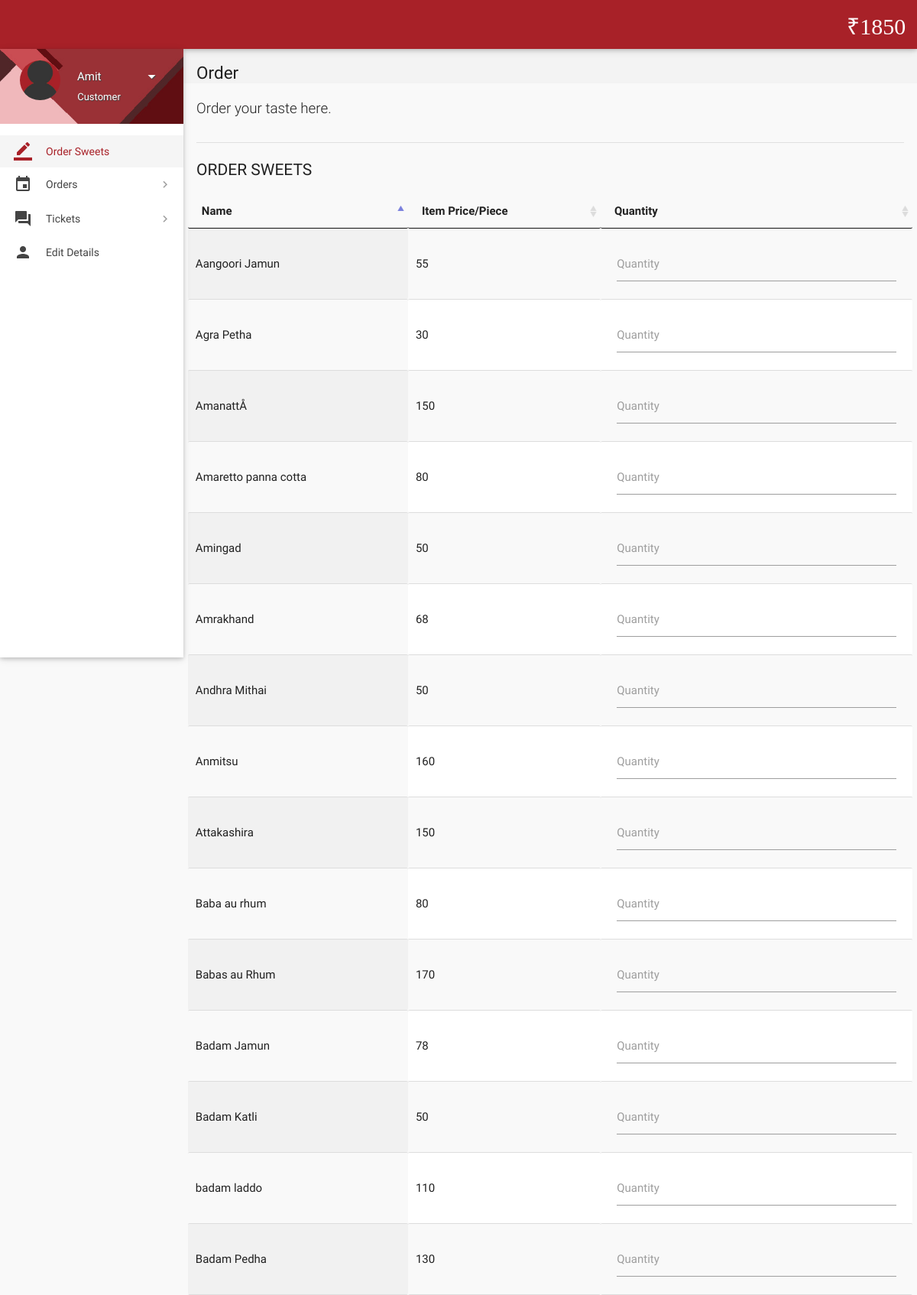
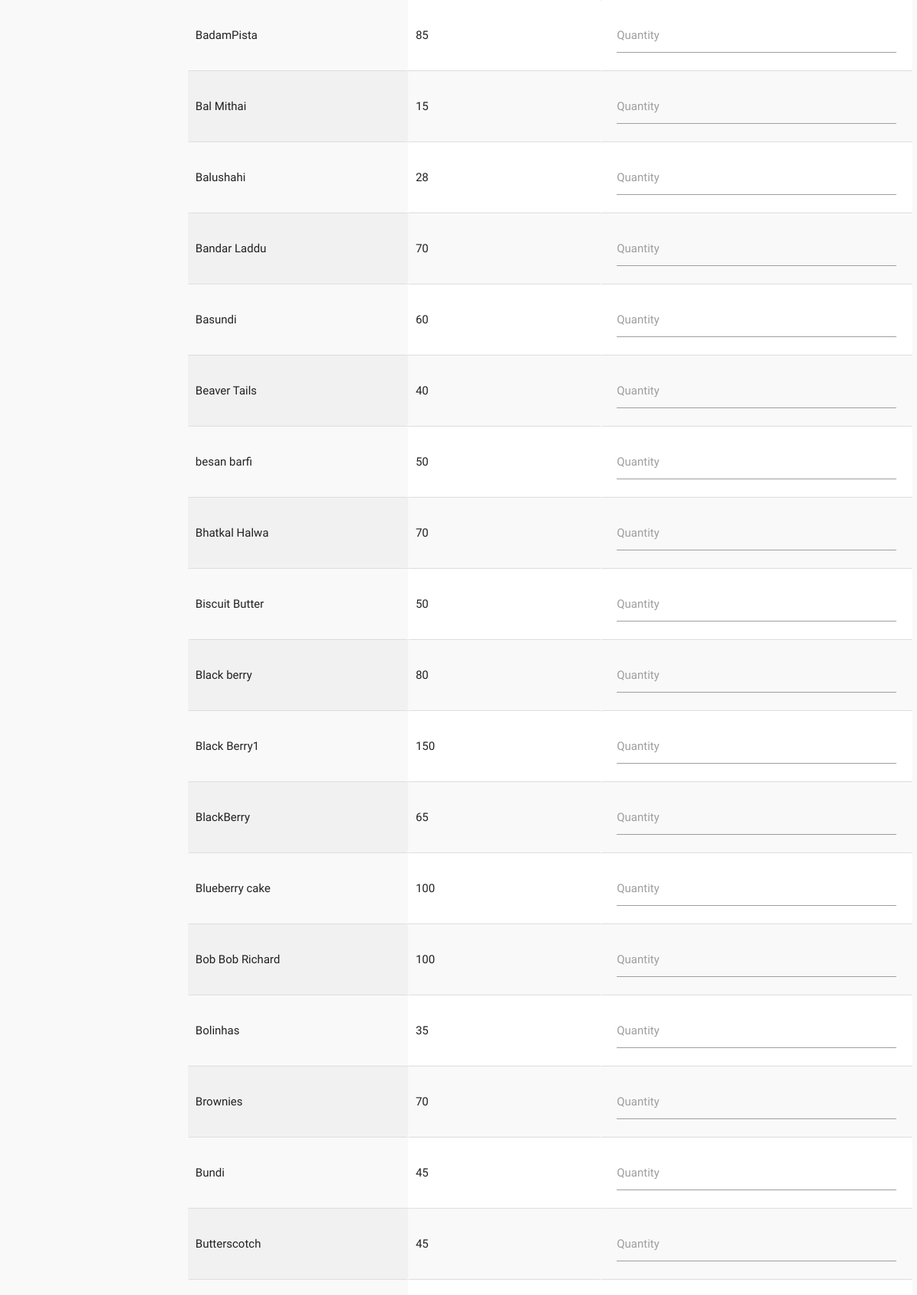
Page /index.php (signed in, upper part) on the committed database (2 pictures, top to bottom).
### tables this page shows
CREATE TABLE `wallet_details` (
  `id` int(11) NOT NULL,
  `wallet_id` int(11) NOT NULL,
  `number` varchar(16) NOT NULL,
  `cvv` int(3) NOT NULL,
  `balance` int(11) NOT NULL DEFAULT '2000'
);

CREATE TABLE `items` (
  `id` int(11) NOT NULL,
  `name` varchar(50) NOT NULL,
  `price` int(11) NOT NULL,
  `deleted` tinyint(4) NOT NULL DEFAULT '0'
);

### includes/wallet.php (called while the page is built)
<?php
$user_id=$_SESSION['user_id'];
$sql = mysqli_query($con, "SELECT * FROM wallet where customer_id = $user_id");
while($row1 = mysqli_fetch_array($sql)){
$wallet_id = $row1['id'];
}
$sql = mysqli_query($con, "SELECT * FROM wallet_details where wallet_id = $wallet_id");
while($row1 = mysqli_fetch_array($sql)){
$balance = $row1['balance'];
}
?>

### includes/connect.php (called while the page is built, shortened)
<?php
$name = $_SESSION['name'];
$role = $_SESSION['role'];
?>

### index.php (the view, shortened to what this page needs)
<?php
include 'includes/connect.php';
include 'includes/wallet.php';
	if($_SESSION['customer_sid']==session_id())
	{
		?>
<!DOCTYPE html>
<html lang="en">
<head>
  <link href="css/materialize.min.css" type="text/css" rel="stylesheet" media="screen,projection">
  <link href="css/style.min.css" type="text/css" rel="stylesheet" media="screen,projection">
  <link href="css/custom/custom.min.css" type="text/css" rel="stylesheet" media="screen,projection">
  <link href="js/plugins/perfect-scrollbar/perfect-scrollbar.css" type="text/css" rel="stylesheet" media="screen,projection">
  <link href="js/plugins/data-tables/css/jquery.dataTables.min.css" type="text/css" rel="stylesheet" media="screen,projection">
</head>
<body>
  <header id="header" class="page-topbar">
        <div class="navbar-fixed">
            <nav class="navbar-color">
                <div class="nav-wrapper">
                    <ul class="left">
                    <li><h1 class="logo-wrapper"><a href="index.php" class="brand-logo darken-1"></a> <span class="logo-text">Logo</span></h1></li>
                    </ul>
                    <ul class="right hide-on-med-and-down">
                        <li><a href="#" class="waves-effect waves-block waves-light"><i class="mdi-editor-attach-money"><?php echo $balance;?></i></a>
                        </li>
                    </ul>
                </div>
            </nav>
        </div>
  </header>
  <div id="main">
    <div class="wrapper">
      <aside id="left-sidebar-nav">
        <ul id="slide-out" class="side-nav fixed leftside-navigation">
            <li class="user-details cyan darken-2">
            <div class="row">
                <div class="col col s4 m4 l4">
                    <img src="images/avatar.jpg" alt="" class="circle responsive-img valign profile-image">
                </div>
                <div class="col col s8 m8 l8">
                    <a class="btn-flat dropdown-button waves-effect waves-light white-text profile-btn" href="#" data-activates="profile-dropdown"><?php echo $name;?> <i class="mdi-navigation-arrow-drop-down right"></i></a>
                    <p class="user-roal"><?php echo $role;?></p>
                </div>
            </div>
            </li>
            <li class="bold active"><a href="index.php" class="waves-effect waves-cyan"><i class="mdi-editor-border-color"></i> Order Sweets</a>
            </li>
                <li class="no-padding">
                    <ul class="collapsible collapsible-accordion">
                        <li class="bold"><a class="collapsible-header waves-effect waves-cyan"><i class="mdi-editor-insert-invitation"></i> Orders</a>
                        </li>
                    </ul>
                </li>
                <li class="no-padding">
                    <ul class="collapsible collapsible-accordion">
                        <li class="bold"><a class="collapsible-header waves-effect waves-cyan"><i class="mdi-action-question-answer"></i> Tickets</a>
                        </li>
                    </ul>
                </li>
            <li class="bold"><a href="details.php" class="waves-effect waves-cyan"><i class="mdi-social-person"></i> Edit Details</a>
            </li>
        </ul>
        </aside>
      <section id="content">
        <div id="breadcrumbs-wrapper">
          <div class="container">
            <div class="row">
              <div class="col s12 m12 l12">
                <h5 class="breadcrumbs-title">Order</h5>
              </div>
            </div>
          </div>
        </div>
        <div class="container">
          <p class="caption">Order your taste here.</p>
          <div class="divider"></div>
		  <form class="formValidate" id="formValidate" method="post" action="place-order.php" novalidate="novalidate">
            <div class="row">
              <div class="col s12 m4 l3">
                <h4 class="header">Order Sweets</h4>
              </div>
              <div>
                  <table id="data-table-customer" class="responsive-table display" cellspacing="0">
                    <thead>
                      <tr>
                        <th>Name</th>
                        <th>Item Price/Piece</th>
                        <th>Quantity</th>
                      </tr>
                    </thead>
                    <tbody>
				<?php
				$result = mysqli_query($con, "SELECT * FROM items where not deleted;");
				while($row = mysqli_fetch_array($result))
				{
					echo '<tr><td>'.$row["name"].'</td><td>'.$row["price"].'</td>';
					echo '<td><div class="input-field col s12"><label for='.$row["id"].' class="">Quantity</label>';
					echo '<input id="'.$row["id"].'" name="'.$row['id'].'" type="text" data-error=".errorTxt'.$row["id"].'"><div class="errorTxt'.$row["id"].'"></div></td></tr>';
				}
				?>
                    </tbody>
</table>
              </div>
			</form>
          </div>
        </div>
  </div>
</body>
</html>
<?php
	}
?>

### rows in the picture
wallet_details: balance "1850"
items: name "Bal Mithai", price "15"
items: name "Agra Petha", price "30"
items: name "Beaver Tails", price "40"
items: name "Balushahi", price "28"
items: name "Bob Bob Richard", price "100"
items: name "Bolinhas", price "35"
items: name "Blueberry cake", price "100"
items: name "Andhra Mithai", price "50"
items: name "Aangoori Jamun", price "55"
items: name "Badam Jamun", price "78"
items: name "badam laddo", price "110"
items: name "Biscuit Butter", price "50"
items: name "Black berry", price "80"
items: name "Butterscotch", price "45"
items: name "Black Berry1", price "150"
items: name "BlackBerry", price "65"
items: name "Babas au Rhum", price "170"
items: name "Baba au rhum", price "80"
items: name "Amaretto panna cotta", price "80"
items: name "Anmitsu", price "160"
items: name "AmanattÅ", price "150"
items: name "Brownies", price "70"
items: name "Basundi", price "60"
items: name "Amrakhand", price "68"
items: name "Attakashira", price "150"
items: name "Bhatkal Halwa", price "70"
items: name "Amingad", price "50"
items: name "Bandar Laddu", price "70"
items: name "Badam Katli", price "50"
items: name "Bundi", price "45"
items: name "besan barfi", price "50"
items: name "Badam Pedha", price "130"
items: name "BadamPista", price "85"

### other values in the picture
$name "Amit"
$role "Customer"
